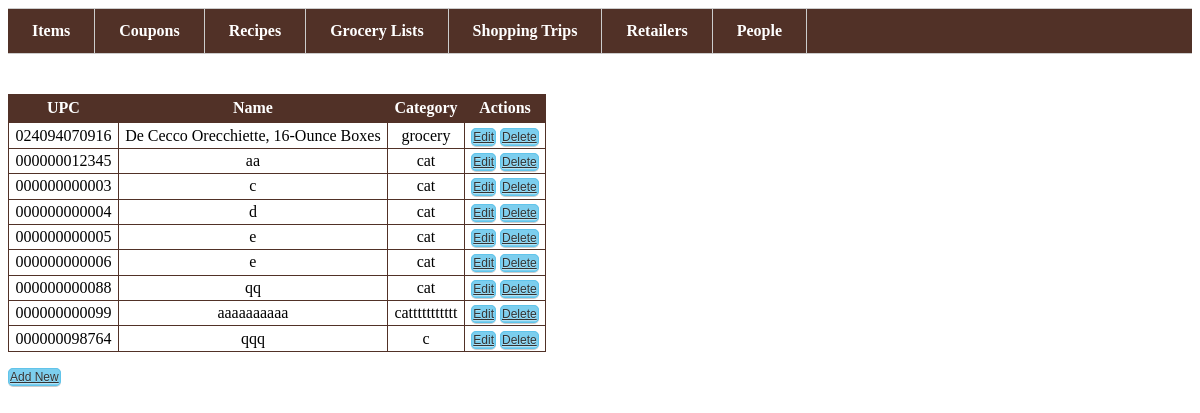
The page /items/index.php on the database its author committed.
### tables this page shows
CREATE TABLE IF NOT EXISTS `items` (
  `upc` bigint(20) unsigned NOT NULL,
  `name` varchar(255) NOT NULL,
  `category` char(20) NOT NULL,
  PRIMARY KEY (`upc`)
);

### body_includes.php (called while the page is built, shortened)
<?php
require '../nav.php';
?>

### items/index.php (the view, shortened to what this page needs)
<html>
<head>
  <?php
  require '../head_includes.php';
  ?>
</head>
<body>
  <?php
  require '../body_includes.php';
  ?>
  <div>
  <table>
    <tr>
      <th>UPC</th>
      <th>Name</th>
      <th>Category</th>
      <th>Actions</th>
    </tr>
    <?php
      require '../db_connect.php';
      $query = "SELECT * FROM ". TABLE_NAME;
      $data = $db->prepare( $query );
      $data->execute();
      while ($row = $data->fetch(PDO::FETCH_ASSOC)){
        echo "<tr>";
        extract($row);
        $upc = str_pad($upc, 12, "0", STR_PAD_LEFT);
        echo "<td>"."{$upc}"."</td>";
        echo "<td>"."{$name}"."</td>";
        echo "<td>"."{$category}"."</td>";
        echo "<td>";
        echo "<a class='action_button' href='edit.php?upc={$upc}'>Edit</a> ";
        echo "<a class='action_button' href='#' onclick='record_delete({$upc}, \"{$name}\")'>Delete</a>";
        echo "</td>";
        echo "</tr>";
      }
  ?>
  </table>
  </div>
  <div>
    <br />
    <a class='action_button' href='add.php'>Add New</a>
  </div>
</body>
</html>

### head_includes.php (shortened to what this page needs)
<link rel="stylesheet" type="text/css" href="../style.css">

### nav.php (shortened to what this page needs)
<ul class="nav_bar">
  <li><a href="../items/">Items</a></li>
  <li><a href="../coupons/">Coupons</a></li>
  <li><a href="../recipes/">Recipes</a></li>
  <li><a href="../grocerylists/">Grocery Lists</a></li>
  <li><a href="../shoppingtrips/">Shopping Trips</a></li>
  <li><a href="../retailers/">Retailers</a></li>
  <li><a href="../people/">People</a></li>
</ul>

### style.css (style rules this page uses)
.nav_bar { list-style: none; float: left; width: 100%; margin: 0 0 2.5em 0; padding: 0; background-color: #513127; border-top: 1px solid #ccc; border-bottom: 1px solid #ccc; }
.nav_bar li { float: left; }
.nav_bar li a { display: block; padding: 0.8em 1.5em; font-weight: bolder; text-decoration: none; color: white; border-right: 1px solid #ccc; }
table { width: auto; border-collapse:collapse; }
table, th, td { border: 0.1em solid #513127; }
th { height: 1.8em; background-color: #513127; color: white; }
td { text-align: center; vertical-align: central; padding: 0.2em 0.4em 0.2em 0.4em; }
.action_button { -webkit-box-shadow:rgba(0,0,0,0.2) 0 1px 0 0; -moz-box-shadow:rgba(0,0,0,0.2) 0 1px 0 0; box-shadow:rgba(0,0,0,0.2) 0 1px 0 0; border-bottom-color:#333; border:1px solid #61c4ea; background-color:#7cceee; border-radius:5px; -moz-border-radius:5px; -webkit-border-radius:5px; color:#333; font-family:'Verdana',Arial,sans-serif; font-size:12px; text-shadow:#b2e2f5 0 1px 0; padding:1px }

### rows shown on the page
items: upc "024094070916", name "De Cecco Orecchiette, 16-Ounce Boxes", category "grocery"
items: upc "000000012345", name "aa", category "cat"
items: upc "000000000003", name "c", category "cat"
items: upc "000000000004", name "d", category "cat"
items: upc "000000000005", name "e", category "cat"
items: upc "000000000006", name "e", category "cat"
items: upc "000000000088", name "qq", category "cat"
items: upc "000000000099", name "aaaaaaaaaa", category "cattttttttttt"
items: upc "000000098764", name "qqq", category "c"
